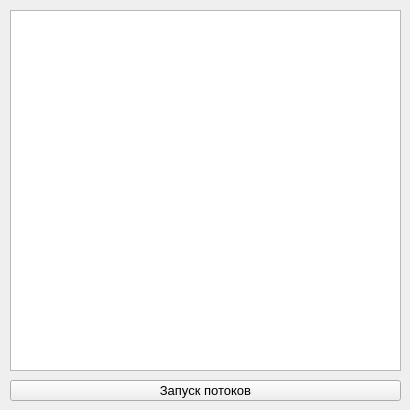
<?xml version="1.0" encoding="UTF-8"?>
<ui version="4.0">
 <class>MainWindow</class>
 <widget class="QMainWindow" name="MainWindow">
  <property name="geometry">
   <rect>
    <x>0</x>
    <y>0</y>
    <width>410</width>
    <height>410</height>
   </rect>
  </property>
  <property name="minimumSize">
   <size>
    <width>410</width>
    <height>410</height>
   </size>
  </property>
  <property name="maximumSize">
   <size>
    <width>410</width>
    <height>410</height>
   </size>
  </property>
  <property name="windowTitle">
   <string>MainWindow</string>
  </property>
  <widget class="QWidget" name="centralWidget">
   <widget class="QTextEdit" name="textEdit">
    <property name="geometry">
     <rect>
      <x>10</x>
      <y>10</y>
      <width>391</width>
      <height>361</height>
     </rect>
    </property>
    <property name="minimumSize">
     <size>
      <width>391</width>
      <height>361</height>
     </size>
    </property>
    <property name="maximumSize">
     <size>
      <width>391</width>
      <height>361</height>
     </size>
    </property>
   </widget>
   <widget class="QPushButton" name="pushButton_start">
    <property name="geometry">
     <rect>
      <x>10</x>
      <y>380</y>
      <width>391</width>
      <height>21</height>
     </rect>
    </property>
    <property name="minimumSize">
     <size>
      <width>391</width>
      <height>21</height>
     </size>
    </property>
    <property name="maximumSize">
     <size>
      <width>391</width>
      <height>21</height>
     </size>
    </property>
    <property name="font">
     <font>
      <pointsize>10</pointsize>
     </font>
    </property>
    <property name="text">
     <string>Запуск потоков</string>
    </property>
   </widget>
  </widget>
 </widget>
 <layoutdefault spacing="6" margin="11"/>
 <resources/>
 <connections/>
</ui>
